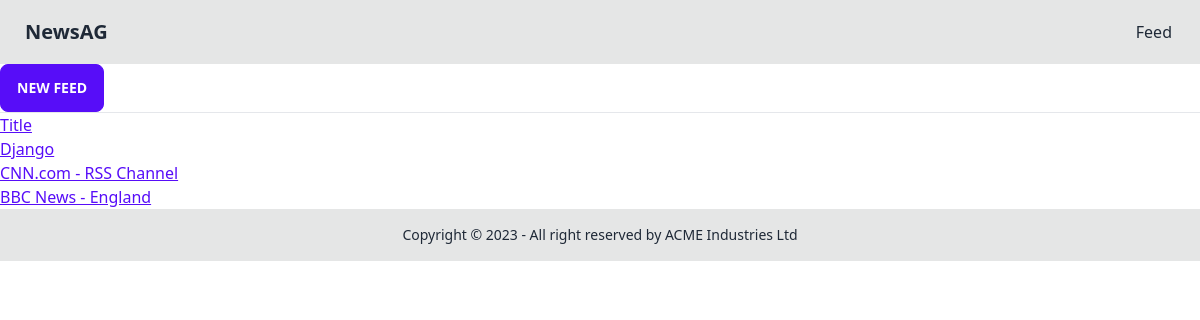
Before: /feeds/ with the older database file.
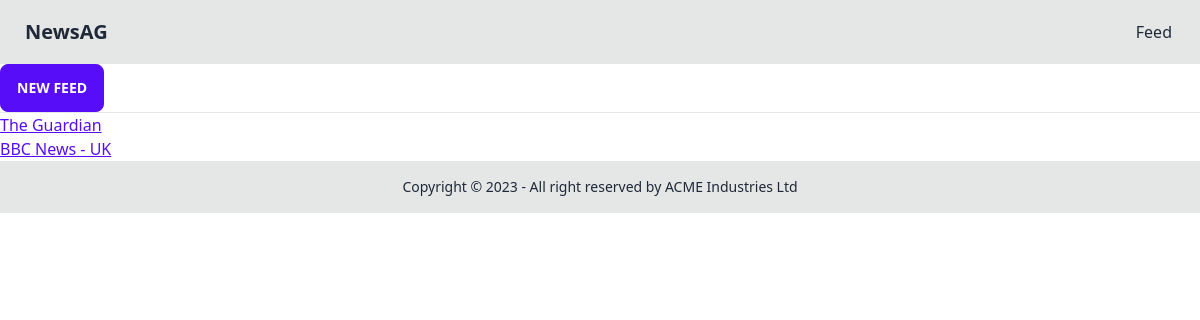
After: the same page with the newer database file.
### news/models.py (models this page shows, shortened)
class Feed(models.Model):
    url = models.URLField()
    title = models.CharField(max_length=200)
    is_active = models.BooleanField(default=False)

### news/views.py (the view)
# urls.py: re_path(r'^feeds/', views.feeds_list, name='feeds_list'),
def feeds_list(request):
    feeds = Feed.objects.all()
    return render(request, 'news/feeds_list.html', {'feeds': feeds})

### news/templates/news/feeds_list.html
{% extends 'news/base.html' %} {% block content %}
<div>
  <a href="{% url 'feed_new' %}" class="btn btn-primary">new feed</a>
  <hr />
  <ul>
    {% for feed in feeds %}
    <li>
      <a class="link link-primary" href="{{feed.url}}">{{feed.title}}</a>
    </li>
    {% endfor %}
  </ul>
</div>
{% endblock %}

### news/templates/news/base.html (shortened to what this page needs)
{% load static tailwind_tags %}
<!DOCTYPE html>
<html lang="en">
  <head>
    {% tailwind_css %}
  </head>
  <navbar class="sticky top-0 z-10"
    ><div class="navbar bg-base-300">
      <div class="flex-1">
        <a
          class="btn btn-ghost normal-case text-xl"
          href="
            {% url 'articles_list' %}
        "
          >NewsAG</a
        >
      </div>
      <div class="flex-none">
        <ul class="menu menu-horizontal px-1">
          <li>
            <a
              href="
        {% url 'feeds_list' %}
            "
              >Feed
            </a>
          </li>
        </ul>
      </div>
    </div>
  </navbar>
  {% block content %} {% endblock %}
  <footer
    class="footer footer-center p-4 bg-base-300 text-base-content w-screen"
  >
    <div>
      <p>Copyright © 2023 - All right reserved by ACME Industries Ltd</p>
    </div>
  </footer>
</html>

Changed rows visible on the page:
removed Feed: title "Title"
removed Feed: title "Django"
removed Feed: title "CNN.com - RSS Channel"
removed Feed: title "BBC News - England"
added Feed: title "The Guardian"
added Feed: title "BBC News - UK"
